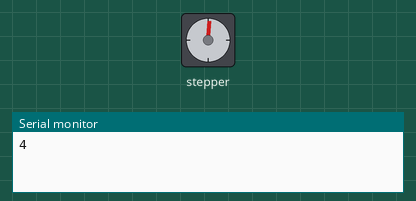
Recording of a sketch running on a simulated Arduino Uno, built with avr-gcc and run on an emulated ATmega328P. On the bench: stepper motor, the last lines printed to the serial monitor. Stepper angles assume 4096 steps per turn.

Above: at 0.59 s.
At 2.42 s:
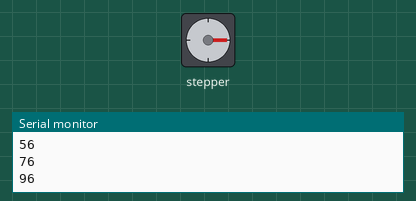
At 4.23 s:
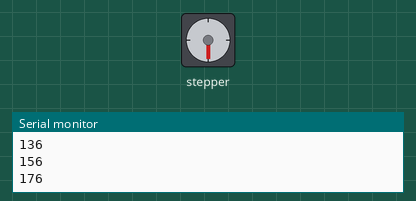
At 8.1 s:
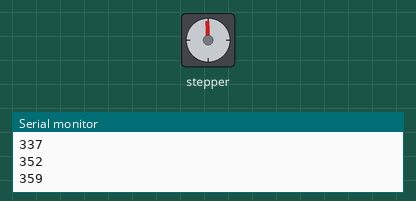
Timing chart, 0 to 9.6 s (numbered marks = the images above):
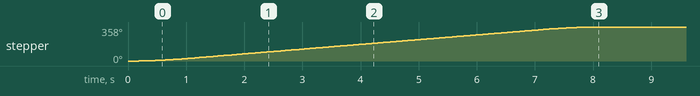

The sketch:

move.ino
```cpp
 #include<AccelStepper.h>
   #define IN1 8
   #define IN2 9
   #define IN3 10
   #define IN4 11
   #define PERIOD_1 400
   AccelStepper stepper(8, IN1, IN3, IN2, IN4);

   unsigned long time1;
   int G = 0;
   int n = 0;

void setup() {
Serial.begin(9600);
stepper.setMaxSpeed(600.0);
stepper.setAcceleration(600.0);
}

void loop() {

if (G == 0){
  stepper.move(4076);
  G++;
}
if (millis()- time1 > PERIOD_1){
    time1 = millis();
    if(stepper.distanceToGo()!=0){
      Serial.println(stepper.currentPosition()*360/4076);
    }
}
if (stepper.distanceToGo()==0 and n !=1){
  n++;
  Serial.println(stepper.currentPosition()*360/4076);


}


stepper.run();
}
```

Measured:
- by itself, stepper: turns 358° clockwise in 7.9 s
